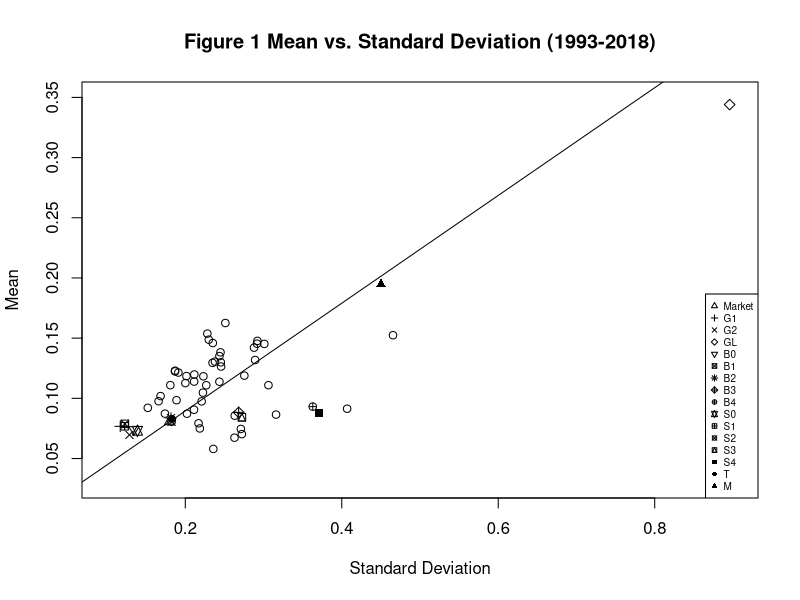
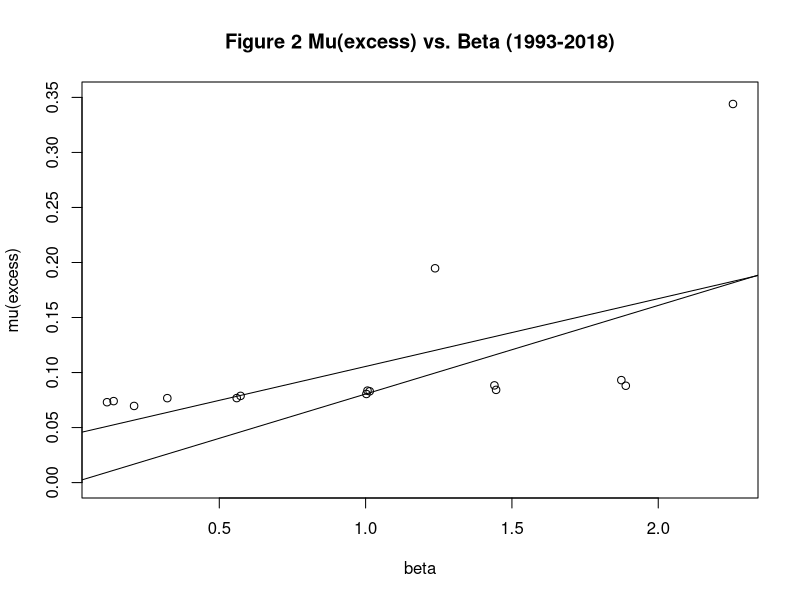

The R script that drew these images, in order:
#Problem 3
setwd("/Users/ivy 1/Desktop/825hw5/")
indus <- read.csv("47indus-day.csv")
indus[,2:50] <- indus[,2:50]/100
nind <-47
rets <-cbind(indus[,1],indus[,2:(nind+1)]-indus[,nind+3], indus[,nind+2])
year  <-floor(rets[,1]/10000)	
ivec  <-rep(1,nind)			# Vector of ones
#weights matrix
wG1<- matrix(0,ncol=nind,nrow = 2018-1992)
wG2<- wG1; wGL<-wG1; wT <- wG1; wM  <- wT 	
wB <- array(0,dim=c(nind,2018-1992,5)); wBs<-wB
targbeta<-c(0,0.5,1,1.5,2)
dim(rets)

##########################################################
for (i in 1992:2017){		# Begin Year Loop for portfolio design
  Zrets <-rets[year==i,2:(nind+1)]		# The returns
  Zfac  <-rets[year==i,nind+2]	# The market
  Zmeans<-apply(Zrets,2,mean)	# Used for momentum strategy
  Zvars <-apply(Zrets,2,var) 
  Sigmat<-cov(Zrets)				# Covariance matrix
  vinv  <-solve(Sigmat)			# inverse COV
  
  # Global MVP 
  wG1[i-1991,] <- vinv%*%ivec			
  wG1[i-1991,] <- wG1[i-1991,]/sum(wG1[i-1991,])		
  
  # 1 Factor based Covariance Matrix and betas
  # Get betas, and residual s^2, shrunk betas
  # BB'varM + diag(residual vars)
  
  varm   <- var(Zfac)				# Index variance
  Zregs  <- lsfit(Zfac,Zrets) 			# 47 regressions
  Zbetas <- Zregs$coefficients[2,]		# 47 Betas, don't need the intercepts 
  Zbetcvar<- var(Zbetas) 						# Cross-sectional variance of 47 betas 
  Zbetsds <- ls.diag(Zregs)$std.err[2,]^2		# OLS standard deviations of OLS Betas
  Zresids<- Zregs$residuals					# 47 residuals 
  Dmat   <- diag(diag(var(Zresids)))  		# Diagonal part of residual cov. mat.
  Sigmatf<- Dmat + varm * Zbetas %*% t(Zbetas) 	# Constrained Covmat 
  vinvf  <- solve(Sigmatf)					# Inverse
  Zbetass <- (Zbetcvar*Zbetas+Zbetsds)/(Zbetcvar+Zbetsds)
  
  G1beta <- Zbetas%*%wG1[i-1991,]
  wGL[i-1991,] <- wG1[i-1991,]*1.5/sum(G1beta)
  wG2[i-1991,]<- vinvf %*%ivec				# Global MVP 1-Factor Cov Matrix
  wG2[i-1991,]<- wG2[i-1991,] / sum(wG2[i-1991,])
  
  # Now code for MinVar S.T beta = 0, 0.5, 1, 1.5, 2
  # Do it first for OLS betas
  
  AA  <- sum(vinv)  # i' vinv i
  BB  <- t(Zbetas) %*% vinv %*% ivec
  CC  <- t(Zbetas) %*% vinv %*% Zbetas
  DEL <- AA*CC - BB^2
  for ( ii in 1:5){		# 5 target betas
    zbet<-targbeta[ii]
    lam1<-drop(CC- BB * zbet)
    lam2<-drop(AA*zbet-BB)
    wB[,i-1991,ii] <- (lam1*vinv %*% ivec + lam2*vinv %*% Zbetas)/as.numeric(DEL)
  }
 
  # Now do the same for shrinkage betas
  AA  <- sum(vinv) 
  BB  <- t(Zbetass) %*% vinv %*% ivec
  CC  <- t(Zbetass) %*% vinv %*% Zbetass
  DEL <- AA*CC - BB^2
  for ( ii in 1:5){		# 5 target betas
    zbet<-targbeta[ii]
    lam1<-drop(CC- BB * zbet)
    lam2<-drop(AA*zbet-BB)
    wBs[,i-1991,ii] <- (lam1*vinv %*% ivec + lam2*vinv %*% Zbetass)/as.numeric(DEL)
  }
  
  # Now Max Sharpe Ratio (tangency)
  # using expected returns proportional to market beta
  
  wT[i-1991,] <- vinv %*% Zbetas
  wT[i-1991,] <- wT[i-1991,] / sum(wT[i-1991,])
  # Momentum
  # Make a (non-optimized) momentum portfolio with weights summing to 1
  
  # In www, put a vector with 0.5 for the top 4 means, and -0.25 for the
  # bottom 4 means. 
  # Use rank(Zmeans), you want rank>43, rank<5, zero weight on the others
  # Hint, use logic:  rank(Zmeans)>43  etc...
  wM[i-1991,] <-(rank(Zmeans)>43)*0.5+(rank(Zmeans)<5)*-0.25  
    
}	# END YEAR LOOP FOR PORTFOLIO DESIGN

# Now have the weights 
# Compute realized returns -  Put them ALL in one matrix portret

portret<- matrix(0,nrow=length(year),ncol=15) #15 portfolios

for (i in 1993:2018){
  portret[year==i,1]<- ts(rets[year==i,2:48])%*% wG1[i-1992,]
  portret[year==i,2]<- ts(rets[year==i,2:48])%*% wG2[i-1992,]
  portret[year==i,3]<- ts(rets[year==i,2:48])%*% wGL[i-1992,]-(sum(wGL[i-1992,])-1)*ts(indus[year==i,50])
  portret[year==i,4]<- ts(rets[year==i,2:48])%*% wB[,i-1992,1]
  portret[year==i,5]<- ts(rets[year==i,2:48])%*% wB[,i-1992,2]
  portret[year==i,6]<- ts(rets[year==i,2:48])%*% wB[,i-1992,3]
  portret[year==i,7]<- ts(rets[year==i,2:48])%*% wB[,i-1992,4]
  portret[year==i,8]<- ts(rets[year==i,2:48])%*% wB[,i-1992,5]
  portret[year==i,9]<- ts(rets[year==i,2:48])%*% wBs[,i-1992,1]
  portret[year==i,10]<- ts(rets[year==i,2:48])%*% wBs[,i-1992,2]
  portret[year==i,11]<- ts(rets[year==i,2:48])%*% wBs[,i-1992,3]
  portret[year==i,12]<- ts(rets[year==i,2:48])%*% wBs[,i-1992,4]
  portret[year==i,13]<- ts(rets[year==i,2:48])%*% wBs[,i-1992,5]
  portret[year==i,14]<- ts(rets[year==i,2:48])%*% wT[i-1992,]
  portret[year==i,15]<- ts(rets[year==i,2:48])%*% wM[i-1992,]
}


# Compute statistics
portret <- portret[portret[,1]!=0,]
mupor <- apply(portret,2,mean)*252
sdpor <- apply(portret,2,sd)*sqrt(252)

# Market
muM<- mean(indus[indus$X>19930000,49])*252
sdM<- sd(indus[indus$X>19930000,49])*sqrt(252)

# Figure 1, All industries 1993-2018
muvec<-apply(indus[indus$X>19930000,2:48],2,mean)*252
sdvec<-apply(indus[indus$X>19930000,2:48],2,sd)*sqrt(252)
  
plot(sdvec,muvec,xlab="Standard Deviation",ylab="Mean",xlim=c(0.1,0.9),ylim=c(0.03,0.35),main="Figure 1 Mean vs. Standard Deviation (1993-2018)")
points(sdM,muM,pch=2)
abline(a=0,b=muM/sdM)
points(sdpor,mupor,pch=3:17)
legend("bottomright",legend=c("Market","G1","G2","GL","B0","B1","B2","B3","B4",
                          "S0","S1","S2","S3","S4","T","M"),pch = 2:17,cex=0.6)

#Table 1
preg <- lsfit(indus[indus$X>19930000,49],portret)
cbind(mupor,sdpor,preg$coefficients[2,],mupor/sdpor,preg$coefficients[1,],ls.diag(preg)$std.err[1,])
ttest <- preg$coefficients[1,]/ls.diag(preg)$std.err[1,]
qnorm(0.025/15)

#Figure 2
plot(preg$coefficients[2,],mupor,xlab='beta',ylab='mu(excess)',ylim=c(0,0.35),main="Figure 2 Mu(excess) vs. Beta (1993-2018)")
abline(a=0,b=muM)
abline(lsfit(preg$coefficients[2,],mupor))
      
      